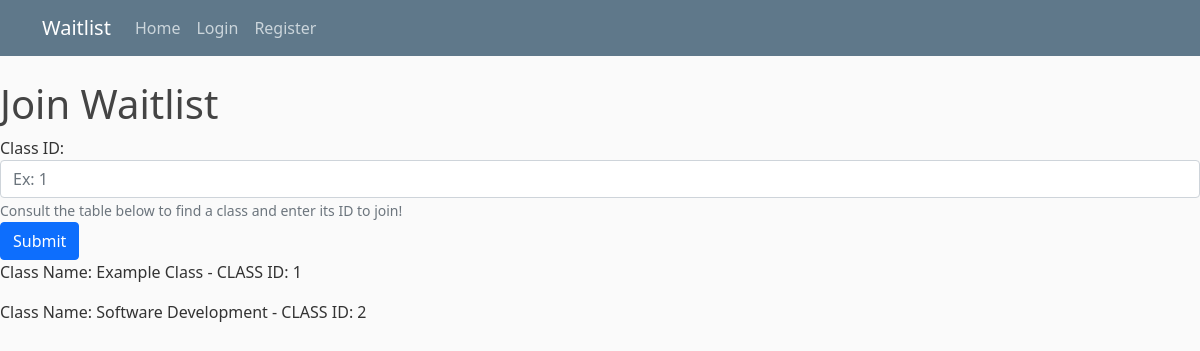
/studenthome/joinwaitlist/, run on an earlier commit of the app's database.
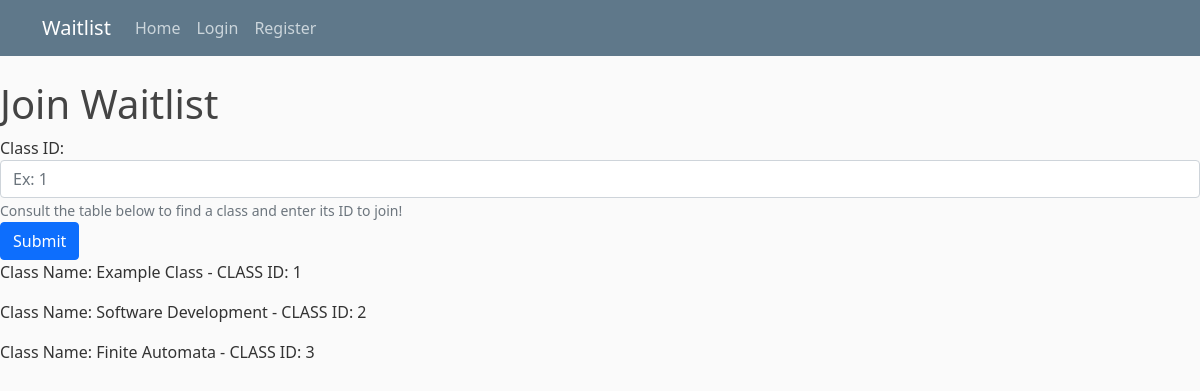
And on a later commit of the database.
### studentview/models.py (models this page shows)
class ClassWaitlist(models.Model):
    className = models.CharField(max_length=200, name="className")
    classCode = models.CharField(max_length=200) #ex: CSCI425
    crn = models.IntegerField(default=0)
    schedule = models.CharField(max_length=200)
    sortType = models.CharField(max_length=200) #we should probably change this to an enum eventually
    term = models.CharField(max_length=200) #we should probably turn this into some kind of custom datatype eventually
    professor = models.ForeignKey(User, on_delete=models.CASCADE) #dunno if cascade is nessicary.
    date_added = models.DateTimeField("date published")
    def __str__(self):
        return self.className

### studentview/views.py (the view)
# urls.py: path('joinwaitlist/',views.joinWaitlist, name='join-waitlist'),
def joinWaitlist(request):
    if request.method =='POST':
        classid = request.POST['classID']
        user = request.user
        message = ""
        waitlist = ClassWaitlist.objects.filter(id=classid).first()
        if waitlist and user:
            existing_ticket = StudentTicket.objects.filter(class_waitlist=waitlist, student=user).first()
            if existing_ticket:
                message = "You have already joined this class's waitlist."
            else:
                st = StudentTicket.objects.create(class_waitlist=waitlist, date_joined=timezone.now(), student=user)
                response = redirect('/studenthome/')
                return response
        else:
            message = "The specified class does not exist."
        context = {
            'title': 'join waitlist',
            'message': message,
            'classes': ClassWaitlist.objects.all(),
        }
        return render(request, 'studentview/join_waitlist.html', context)
    else:
        classes = ClassWaitlist.objects.all()
        context = {
            'title': 'join waitlist',
            'classes': classes
        }
        return render(request, 'studentview/join_waitlist.html', context)

### studentview/templates/studentview/join_waitlist.html (shortened to what this page needs)
{% extends "studentview/base.html" %}
{% block content %}
<h1>Join Waitlist</h1>
<form action="" method="post">
    <div class="form-group">
        <label for="classID">Class ID:</label>
        <input type="number" class="form-control" id="classID" name="classID" aria-describedby="idhelp" placeholder="Ex: 1">
        <small id="idhelp" class="form-text text-muted">Consult the table below to find a class and enter its ID to join!</small>
    </div>
    <button type="submit" class="btn btn-primary">Submit</button>
</form>
{% for aClass in classes %}
    <p> Class Name: {{ aClass }} - CLASS ID: {{aClass.id}}</p>
{% endfor %}
{% endblock content %}

What changed in the data, as far as the page shows it:
added ClassWaitlist: className "Finite Automata", id "3"
